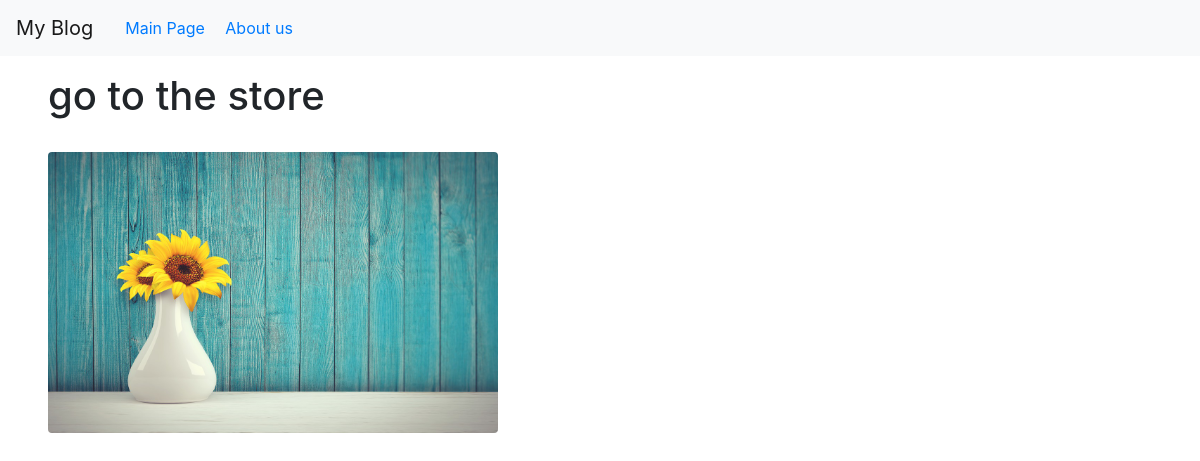
The page /show?id=1 on the database its author committed.
### tables this page shows
CREATE TABLE `posts` (
  `id` int(11) NOT NULL,
  `title` varchar(255) NOT NULL,
  `picture` varchar(255) DEFAULT NULL
);

### app/controllers/show.php (called while the page is built)
<?php
$db = require_once __DIR__ . '/../models/database/start.php';
$param = [ 'id' => $_GET['id'] ];
$post = $db->getOne('posts', $param);
require_once __DIR__ . '/../views/show.view.php';
?>

### app/models/helpers/Router.php (called while the page is built)
<?php
class Router {
	private $routes;
	private $current_route;
	private $error_route;
	public function __construct(array $routes, string $error_route){
		$this->routes = $routes;
		$this->error_route = $error_route;
		$this->current_route = $_SERVER['REQUEST_URI'];
		$params = $this->checkGet();
		if ($params) $this->current_route = $this->setGetRoute($params);
	}
	private function checkGet(){
		$get_params = stripos($this->current_route, '?');
		return $get_params !== false ? $get_params : false;
	}
	private function setGetRoute($params){
		return substr($this->current_route, 0, $params);
	}
	private function checkRoute(){
		return array_key_exists($this->current_route, $this->routes);
	}
	private function open($route){
		require_once __DIR__ . $route;
		die;
	}
	public function run(){
		$this->checkRoute() ? $this->open($this->routes[$this->current_route]) : $this->open($this->error_route);
	}
}
?>

### public/index.php (called while the page is built, shortened)
<?php
require_once __DIR__ . '/../app/models/helpers/Router.php';
$config = require __DIR__ . '/../app/config.php';
$router = new Router($config['routes'], $config['error_404']);
$router->run();
?>

### app/config.php (called while the page is built)
<?php
return [
	'database' => [
		'database' => 'marlin1',
		'username' => 'root',
		'password' => '',
		'connection' => 'mysql:host=localhost',
		'charset' => 'utf8',
		'options' => [PDO::ATTR_ERRMODE => PDO::ERRMODE_EXCEPTION]
	],
	'routes' => [
		'/'       => '/../../controllers/homepage.php',
		'/show'   => '/../../controllers/show.php',
		'/create' => '/../../controllers/create.php',
		'/store'  => '/../../controllers/store.php',
		'/edit'   => '/../../controllers/edit.php',
		'/update' => '/../../controllers/update.php',
		'/delete' => '/../../controllers/delete.php',
		'/about'  => '/../../controllers/about.php'
	],
	'error_404' => '/../../controllers/404.php'
];

### app/models/database/start.php (called while the page is built)
<?php
$config = require __DIR__ . '/../../config.php';
require_once __DIR__ . '/QueryBuilder.php';
require_once __DIR__ . '/Connection.php';
return new QueryBuilder( Connection::make($config['database']) );

### app/models/database/Connection.php (called while the page is built)
<?php
class Connection {
	public static function make(array $config){
		try{
			return new PDO("{$config['connection']};dbname={$config['database']};charset={$config['charset']};",
				$config['username'],
				$config['password'],
				$config['options']
			);
		}catch(PDOException $e){
			die("Can not connect to the database");
		}
	}
}

### app/models/database/QueryBuilder.php (called while the page is built, shortened)
<?php
class QueryBuilder {
	protected $pdo;
	public function __construct(PDO $pdo){
		$this->pdo = $pdo;
	}
	private function combineParams($params){
		$keys = array_keys($params);
		$string = '';
		foreach ($keys as $key) {
			$string .= $key . '=:' . $key . ' AND ';
		}
		return rtrim($string, ' AND ');
	}
	public function getOne($table, $params){
		$keys = $this->combineParams($params);
		$sql = "SELECT * FROM {$table} WHERE ({$keys})";
		$statement = $this->pdo->prepare($sql);
		$statement->execute($params);
		return $statement->fetch(PDO::FETCH_ASSOC);
	}
}

### app/views/show.view.php (the view)
<?php require_once __DIR__ . '/includes/header.php'; ?>
<h1 class="m-3 ml-5"><?=$post['title']?></h1>
<img src="./../uploads/<?=$post['picture']?>" class="m-3 ml-5 rounded" width="450px" alt="">

### rows shown on the page
posts: title "go to the store", picture (picture)
